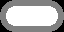

Below is a game level as drawn by its tile map, then a one-line description and the .tmx file that defines it, in full:
An orthogonal 4x2 tile map with 16x16 px tiles, 1 tile layer (Tile Layer 1).

<map version="1.5" tiledversion="1.5.0" orientation="orthogonal" renderorder="right-down" width="4" height="2" tilewidth="16" tileheight="16" infinite="0" nextlayerid="2" nextobjectid="1">
 <editorsettings>
  <export target="../dialogue/continue_btn.json" format="json" />
 </editorsettings>
 <tileset firstgid="1" name="open_tileset" tilewidth="16" tileheight="16" tilecount="6840" columns="90">
  <image source="../openpixels-master_0/openpixels-master/open_tileset.png" trans="000000" width="1440" height="1216" />
 </tileset>
 <layer id="1" name="Tile Layer 1" width="4" height="2">
  <data encoding="csv">
6163,6164,6165,6166,
6253,6254,6255,6256
</data>
 </layer>
</map>
